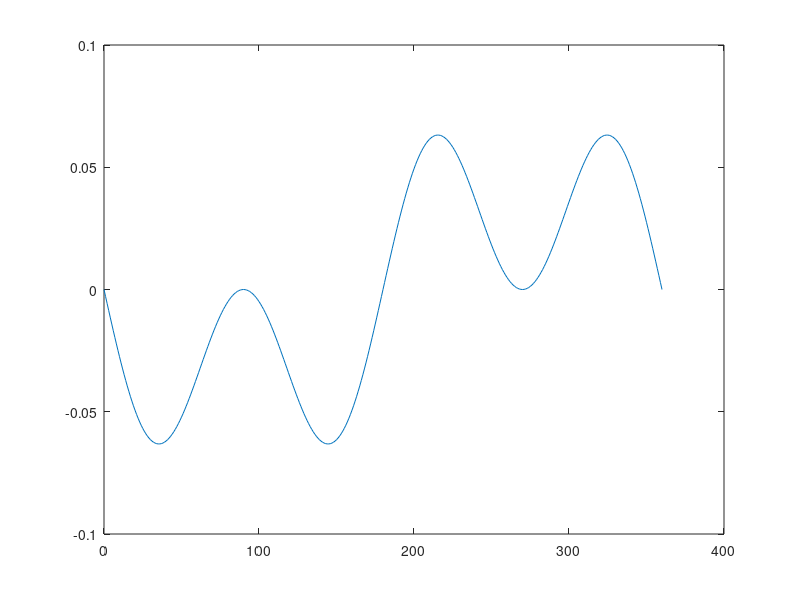

Reproduce this figure in MATLAB.

%phi = -pi/2
phi = -23.4388/180*pi

theta = [0: 1/180*pi: 2*pi]

formula = phi*sin(theta)/pi*180
angle = acos(1-((sin(theta)).^2)*(1-cos(phi)))/pi*180
angle = angle.*[ones(1,180)*(-1),ones(1,181)]

plot (theta*180/pi, formula-angle)
%plot (theta*180/pi, formula)
hold on

%plot (theta*180/pi, angle)